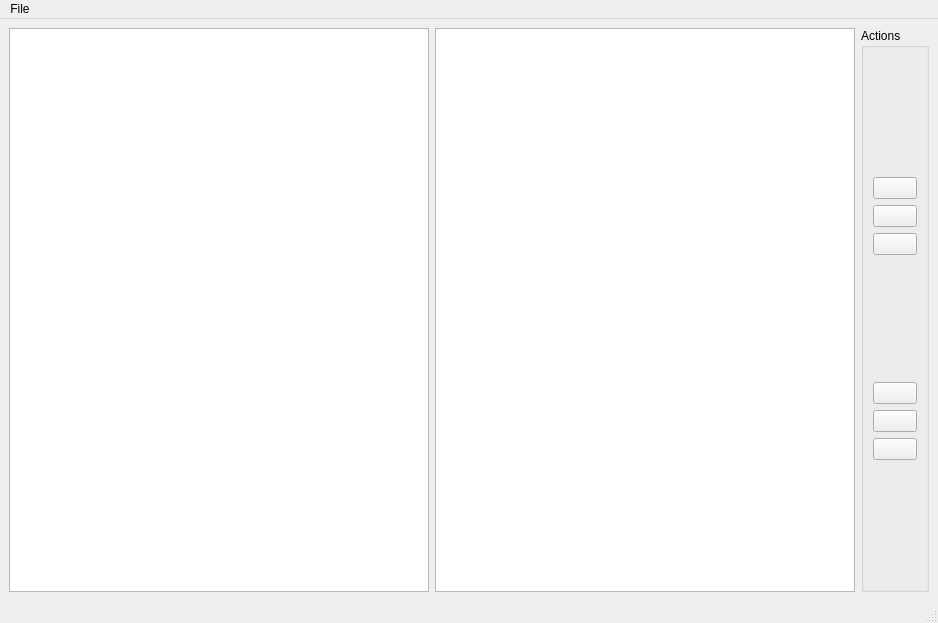
<?xml version="1.0" encoding="UTF-8"?>
<ui version="4.0">
 <class>MainWindow</class>
 <widget class="QMainWindow" name="MainWindow">
  <property name="geometry">
   <rect>
    <x>0</x>
    <y>0</y>
    <width>938</width>
    <height>623</height>
   </rect>
  </property>
  <property name="windowTitle">
   <string>MainWindow</string>
  </property>
  <widget class="QWidget" name="centralwidget">
   <layout class="QHBoxLayout" name="horizontalLayout">
    <item>
     <widget class="QListWidget" name="projectListWidget"/>
    </item>
    <item>
     <widget class="QListWidget" name="shotListWidget"/>
    </item>
    <item>
     <widget class="QGroupBox" name="actionGroupBox">
      <property name="title">
       <string>Actions</string>
      </property>
      <layout class="QVBoxLayout" name="verticalLayout">
       <item>
        <spacer name="verticalSpacer_2">
         <property name="orientation">
          <enum>Qt::Vertical</enum>
         </property>
         <property name="sizeHint" stdset="0">
          <size>
           <width>20</width>
           <height>40</height>
          </size>
         </property>
        </spacer>
       </item>
       <item>
        <widget class="QPushButton" name="nukeButton">
         <property name="text">
          <string/>
         </property>
        </widget>
       </item>
       <item>
        <widget class="QPushButton" name="mayaButton">
         <property name="text">
          <string/>
         </property>
        </widget>
       </item>
       <item>
        <widget class="QPushButton" name="houdiniButton">
         <property name="text">
          <string/>
         </property>
        </widget>
       </item>
       <item>
        <spacer name="verticalSpacer">
         <property name="orientation">
          <enum>Qt::Vertical</enum>
         </property>
         <property name="sizeHint" stdset="0">
          <size>
           <width>20</width>
           <height>40</height>
          </size>
         </property>
        </spacer>
       </item>
       <item>
        <widget class="QPushButton" name="folderButton">
         <property name="text">
          <string/>
         </property>
        </widget>
       </item>
       <item>
        <widget class="QPushButton" name="inputButton">
         <property name="text">
          <string/>
         </property>
        </widget>
       </item>
       <item>
        <widget class="QPushButton" name="outputButton">
         <property name="text">
          <string/>
         </property>
        </widget>
       </item>
       <item>
        <spacer name="verticalSpacer_3">
         <property name="orientation">
          <enum>Qt::Vertical</enum>
         </property>
         <property name="sizeHint" stdset="0">
          <size>
           <width>20</width>
           <height>40</height>
          </size>
         </property>
        </spacer>
       </item>
      </layout>
     </widget>
    </item>
   </layout>
  </widget>
  <widget class="QMenuBar" name="menubar">
   <property name="geometry">
    <rect>
     <x>0</x>
     <y>0</y>
     <width>938</width>
     <height>21</height>
    </rect>
   </property>
   <widget class="QMenu" name="menuFile">
    <property name="title">
     <string>File</string>
    </property>
   </widget>
   <addaction name="menuFile"/>
  </widget>
  <widget class="QStatusBar" name="statusBar"/>
 </widget>
 <resources/>
 <connections/>
</ui>
